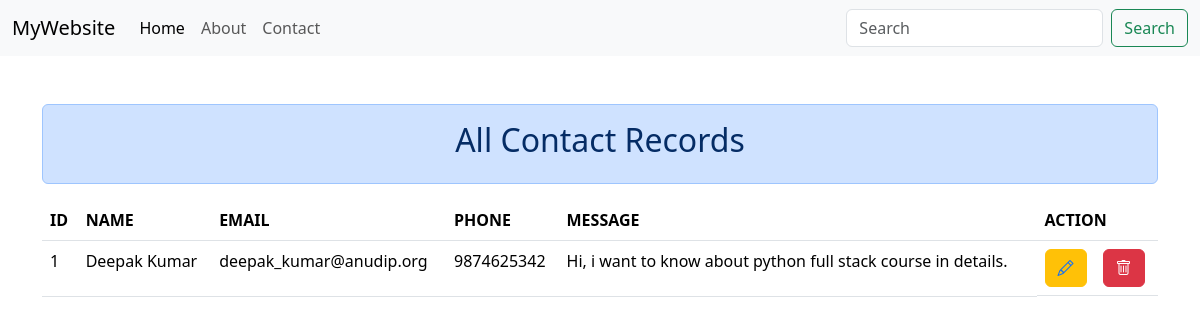
The app's page /, older data.
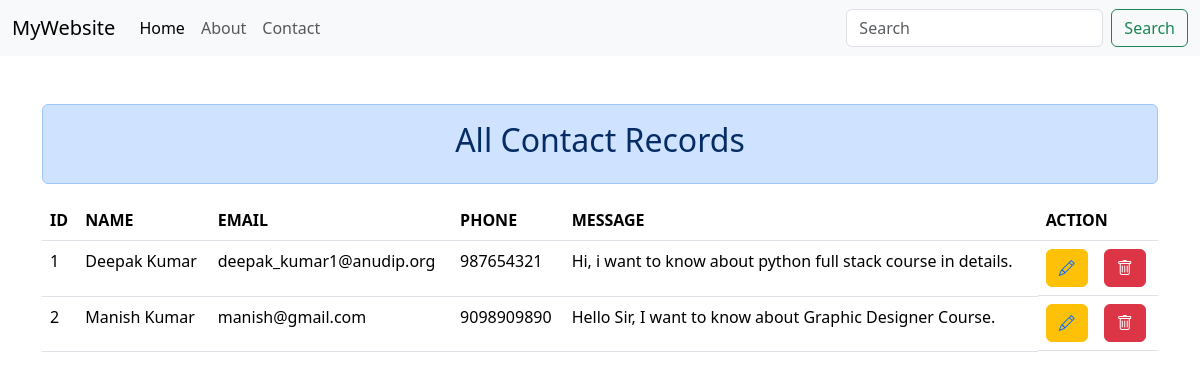
The same page, newer data.
### tables this page shows
CREATE TABLE contact(
        id INTEGER PRIMARY KEY AUTOINCREMENT,
        full_name TEXT,
        email TEXT, 
        phone TEXT,
        message TEXT
        );

### app.py (the view)
@app.route("/")
def home():
    con = sqlite3.connect('students.db')
    contacts =con.execute(
        'SELECT * FROM contact'
    ).fetchall()
    con.close()
    return render_template("index.html", contacts=contacts)

### templates/index.html (shortened to what this page needs)
{% extends './base.html' %}
{% block content %}
    <div class="container mt-5">
        <div class="row">
            <div class="col">
                <div class="alert alert-primary">
                    <h2 class="text-center">All Contact Records</h2>
                </div>
                <table class="table table-hover">
                    <tr>
                        <th>ID</th>
                        <th>NAME</th>
                        <th>EMAIL</th>
                        <th>PHONE</th>
                        <th>MESSAGE</th>
                        <th>ACTION</th>
                    </tr>
                    {% for contact in contacts %}
                        <tr>
                            <td>{{ contact[0] }}</td>
                            <td>{{ contact[1] }}</td>
                            <td>{{ contact[2] }}</td>
                            <td>{{ contact[3] }}</td>
                            <td>{{ contact[4] }}</td>
                            <td class="d-flex">
                                <a href="/edit-contact/{{ contact[0] }}" class="btn btn-warning text-primary"><i class="bi bi-pencil"></i></a>
                                <form action="/delete-contact/{{ contact[0] }}" method="POST">
                                    <button type="submit" class="btn btn-danger ms-3 "><i class="bi bi-trash"></i></button>
                                </form>
                            </td>
                        </tr>
                    {% endfor %}
                </table>
            </div>
        </div>
    </div>
{% endblock %}

Row changes from the older to the newer data that the page shows:
changed contact "Deepak Kumar": email "deepak_kumar@anudip.org" → "deepak_kumar1@anudip.org"; phone "9874625342" → "987654321"
added contact: id "2", full_name "Manish Kumar", email "manish@gmail.com", phone "9098909890", message "Hello Sir, I want to know about Graphic Designer Course."
